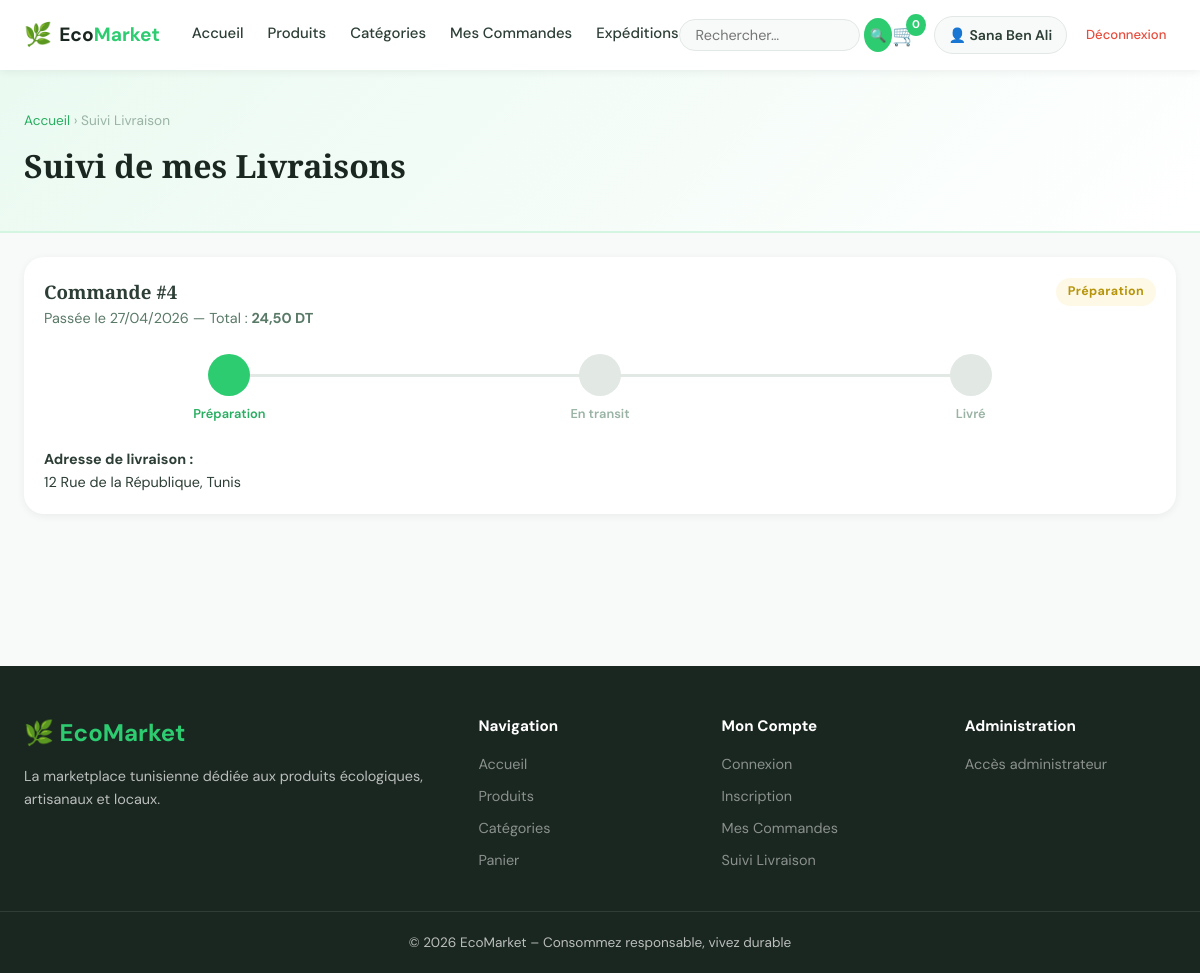
The page /pages/expeditions.php (signed in) on the database its author committed.
### tables this page shows
CREATE TABLE `expeditions` (
  `id` int(10) UNSIGNED NOT NULL,
  `commande_id` int(10) UNSIGNED NOT NULL,
  `date_expedition` date DEFAULT NULL,
  `adresse_livraison` text NOT NULL,
  `statut` enum('preparation','en_transit','livre','echec') DEFAULT 'preparation',
  `transporteur` varchar(100) DEFAULT NULL,
  `numero_suivi` varchar(100) DEFAULT NULL
);

CREATE TABLE `commandes` (
  `id` int(10) UNSIGNED NOT NULL,
  `client_id` int(10) UNSIGNED NOT NULL,
  `date_cmd` timestamp NOT NULL DEFAULT current_timestamp(),
  `statut` enum('en_attente','validee','expediee','livree','annulee') DEFAULT 'en_attente',
  `total` decimal(10,2) NOT NULL DEFAULT 0.00,
  `notes` text DEFAULT NULL
);

### pages/expeditions.php (the view, shortened to what this page needs)
<?php
require_once __DIR__ . '/../includes/config.php';
$pdo = getPDO();
$stmt = $pdo->prepare("
    SELECT e.*, c.date_cmd, c.total, c.statut AS statut_cmd
    FROM expeditions e
    JOIN commandes c ON c.id = e.commande_id
    WHERE c.client_id = ?
    ORDER BY c.date_cmd DESC
");
$stmt->execute([clientId()]);
$expeditions = $stmt->fetchAll();
include __DIR__ . '/../includes/header.php';
?>
<div class="page-header">
    <div class="container">
        <div class="breadcrumb"><a href="<?= SITE_URL ?>">Accueil</a> › Suivi Livraison</div>
        <h1>Suivi de mes Livraisons</h1>
    </div>
</div>
<section class="section" style="padding-top:1.5rem;">
<div class="container">
<?php if (empty($expeditions)): ?>
    <div class="empty-state">
        <div class="empty-icon"></div>
        <h3>Aucune expédition</h3>
        <p>Vos expéditions apparaîtront ici après validation de vos commandes.</p>
        <a href="produits.php" class="btn btn-primary">Découvrir les produits</a>
    </div>
<?php else: ?>
    <?php foreach ($expeditions as $exp): ?>
    <div class="card" style="margin-bottom:1.5rem;">
        <div class="card-body">
            <div style="display:flex;justify-content:space-between;align-items:start;flex-wrap:wrap;gap:1rem;">
                <div>
                    <h3 style="font-family:var(--font-head);">Commande #<?= $exp['commande_id'] ?></h3>
                    <p style="color:var(--gray-600);font-size:.9rem;">
                        Passée le <?= date('d/m/Y', strtotime($exp['date_cmd'])) ?> —
                        Total : <strong><?= prix((float)$exp['total']) ?></strong>
                    </p>
                </div>
                <div style="text-align:right;">
                    <?= statutExpBadge($exp['statut']) ?>
                </div>
            </div>
            <div style="margin:1.5rem 0;display:flex;gap:0;position:relative;">
                <?php
                $steps = [
                    'preparation' => ['', 'Préparation'],
                    'en_transit'  => ['', 'En transit'],
                    'livre'       => ['', 'Livré'],
                ];
                $order = array_keys($steps);
                $currentIdx = array_search($exp['statut'], $order);
                ?>
                <?php foreach ($steps as $key => [$icon, $label]): ?>
                <?php $idx = array_search($key, $order); ?>
                <div style="flex:1;text-align:center;position:relative;">
                    <?php if ($idx > 0): ?>
                    <div style="position:absolute;top:20px;left:-50%;width:100%;height:3px;background:<?= $idx <= $currentIdx ? 'var(--green)' : 'var(--gray-200)' ?>;z-index:0;"></div>
                    <?php endif; ?>
                    <div style="width:42px;height:42px;border-radius:50%;margin:0 auto .5rem;display:flex;align-items:center;justify-content:center;font-size:1.2rem;position:relative;z-index:1;
                        background:<?= $idx <= $currentIdx ? 'var(--green)' : 'var(--gray-200)' ?>;
                        color:<?= $idx <= $currentIdx ? 'white' : 'var(--gray-400)' ?>;">
                    </div>
                    <div style="font-size:.8rem;font-weight:600;color:<?= $idx <= $currentIdx ? 'var(--green-dark)' : 'var(--gray-400)' ?>;"><?= $label ?></div>
                </div>
                <?php endforeach; ?>
            </div>
            <div style="display:grid;grid-template-columns:repeat(auto-fit,minmax(200px,1fr));gap:1rem;font-size:.9rem;margin-top:1rem;">
                <div><strong>Adresse de livraison :</strong><br><?= nl2br(e($exp['adresse_livraison'])) ?></div>
            </div>
        </div>
    </div>
    <?php endforeach; ?>
<?php endif; ?>
</div>
</section>
<?php include __DIR__ . '/../includes/footer.php'; ?>

### includes/config.php (shortened to what this page needs)
<?php
function e(string $v): string {
    return htmlspecialchars($v, ENT_QUOTES, 'UTF-8');
}
function prix(float $p): string {
    return number_format($p, 2, ',', ' ') . ' DT';
}
function statutExpBadge(string $s): string {
    $map = [
        'preparation' => ['Préparation', 'warning'],
        'en_transit'  => ['En transit',  'info'],
        'livre'       => ['Livré',       'success'],
        'echec'       => ['Échec',       'danger'],
    ];
    $d = $map[$s] ?? [$s, 'secondary'];
    return '<span class="badge badge-' . $d[1] . '">' . $d[0] . '</span>';
}

### assets/css/style.css (style rules this page uses)
:root { --green: #2ecc71; --green-dark: #27ae60; --green-light: #d5f5e3; --green-xlight:#eafaf1; --white: #ffffff; --gray-50: #f8faf9; --gray-100: #f0f4f2; --gray-200: #e2e8e4; --gray-400: #9ab3a4; --gray-600: #5a7a68; --gray-800: #2c3e35; --black: #1a2620; --radius: 12px; --radius-lg: 20px; --shadow-sm: 0 2px 8px rgba(0,0,0,.06); --shadow-md: 0 6px 24px rgba(0,0,0,.1); --shadow-lg: 0 16px 48px rgba(0,0,0,.14); --font-head: 'Playfair Display', Georgia, serif; --font-body: 'DM Sans', system-ui, sans-serif; --transition: all .25s ease; }
*, *::before, *::after { box-sizing: border-box; margin: 0; padding: 0; }
html { scroll-behavior: smooth; }
body { font-family: var(--font-body); font-size: 16px; color: var(--gray-800); background: var(--gray-50); line-height: 1.6; }
a { color: inherit; text-decoration: none; }
.container { max-width: 1200px; margin: 0 auto; padding: 0 1.5rem; }
.card { background: var(--white); border-radius: var(--radius-lg); box-shadow: var(--shadow-sm); overflow: hidden; transition: var(--transition); }
.card-body { padding: 1.25rem; }
.section { padding: 4rem 0; }
.badge { display: inline-block; padding: .25rem .75rem; border-radius: 50px; font-size: .78rem; font-weight: 700; letter-spacing: .03em; }
.badge-warning { background: #fef9e7; color: #b7950b; }
.page-header { background: linear-gradient(135deg, var(--green-xlight), var(--white)); border-bottom: 2px solid var(--green-light); padding: 2.5rem 0; }
.page-header h1 { font-family: var(--font-head); font-size: 2rem; color: var(--black); }
.breadcrumb { font-size: .85rem; color: var(--gray-400); margin-bottom: .5rem; }
.breadcrumb a { color: var(--green-dark); }

### rows shown on the page
expeditions: commande "4", commande.date_cmd "27/04/2026", commande.total "24,50 DT", statut "Préparation", label "Préparation", label "En transit", label "Livré", adresse_livraison "12 Rue de la République, Tunis"

### other values the page prints
cartCount() "0"
$_SESSION['client_nom'] "Sana Ben Ali"
